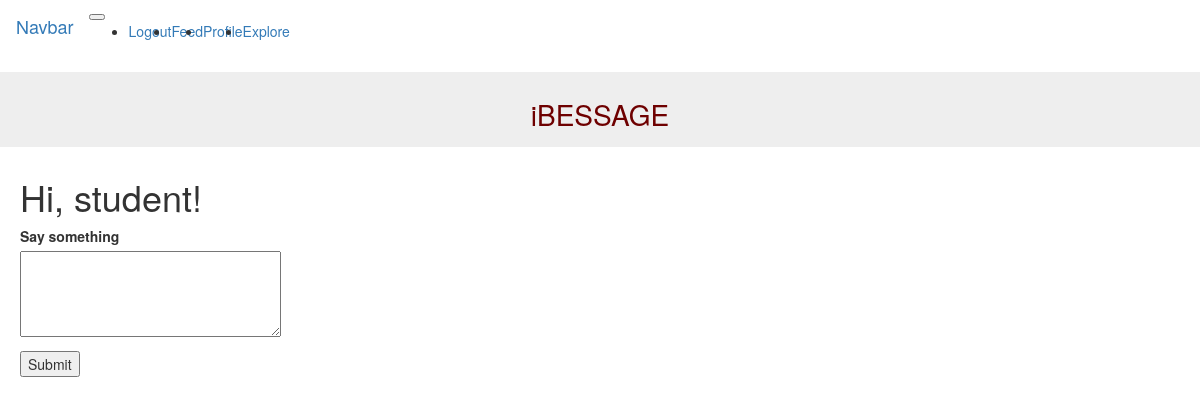
Before: /index (signed in) with the older database file.
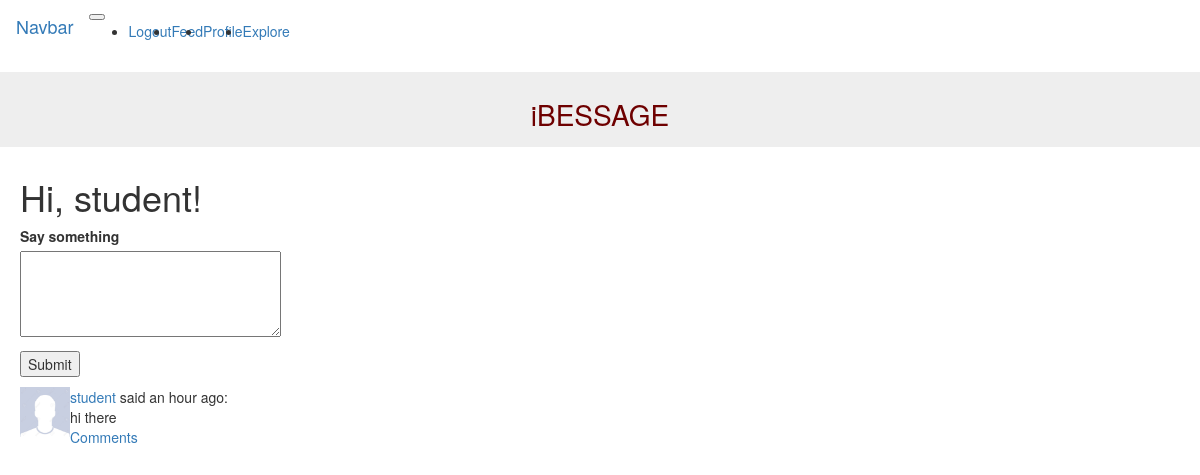
After: the same page with the newer database file.
### app/models.py (models this page shows, shortened)
class User(UserMixin, db.Model):
    id = db.Column(db.Integer, primary_key=True)
    username = db.Column(db.String(64), index=True, unique=True)
    email = db.Column(db.String(120), index=True, unique=True)
    password_hash = db.Column(db.String(128))
    posts = db.relationship('Post', backref='author', lazy='dynamic')
    about_me = db.Column(db.String(140))
    last_seen = db.Column(db.DateTime, default=datetime.utcnow)
    followed = db.relationship(
        'User', secondary=followers,
        primaryjoin=(followers.c.follower_id == id),
        secondaryjoin=(followers.c.followed_id == id),
        backref=db.backref('followers', lazy='dynamic'), lazy='dynamic')
    def followed_posts(self):
        followed = Post.query.join(
            followers, (followers.c.followed_id == Post.user_id)).filter(
                followers.c.follower_id == self.id)
        own = Post.query.filter_by(user_id=self.id)
        return followed.union(own).order_by(Post.timestamp.desc())

class Post(db.Model):
    id = db.Column(db.Integer, primary_key=True)
    body = db.Column(db.String(140))
    timestamp = db.Column(db.DateTime, index=True, default=datetime.utcnow)
    user_id = db.Column(db.Integer, db.ForeignKey('user.id'))

### app/routes.py (the view)
@app.route('/', methods=['GET', 'POST'])
@app.route('/index', methods=['GET', 'POST'])
@login_required
def index():
    form = PostForm()
    if form.validate_on_submit():
        post = Post(body=form.post.data, author=current_user)
        db.session.add(post)
        db.session.commit()
        flash('Your post is now live!')
        return redirect(url_for('index'))
    posts = current_user.followed_posts().all()
    return render_template('index.html', title='Home', form=form,
                           posts=posts)

### app/forms.py
class PostForm(FlaskForm):
    post = TextAreaField('Say something', validators=[
        DataRequired(), Length(min=1, max=140)])
    submit = SubmitField('Submit')

### app/models.py (called while the page is built)
@login.user_loader
def load_user(id):
    return User.query.get(int(id))

### app/templates/index.html (shortened to what this page needs)
{% extends "base.html" %}
{% import 'bootstrap/wtf.html' as wtf %}
{% block appcontent %}
  <h1>Hi, {{ current_user.username }}!</h1>
  {% if form %}
  <form action="" method="post">
      <p>
          {{ form.post.label }}<br>
          {{ form.post(cols=32, rows=4) }}<br>
      </p>
      <p>{{ form.submit() }}</p>
  </form>
  {% endif %}
  {% for post in posts %}
      {% include '_post.html' %}
  {% endfor %}
{% endblock %}

### app/templates/base.html (shortened to what this page needs)
{% extends 'bootstrap/base.html' %}
{% block styles %}
{{ super() }}
  <link rel="stylesheet" href="{{ url_for('static', filename='custom.css') }}" />
{% endblock %}
{% block navbar %}
<nav class="navbar navbar-expand-sm bg-dark navbar-dark">
  <a class="navbar-brand" href="#">Navbar</a>
  <button class="navbar-toggler" type="button" data-toggle="collapse" data-target="#collapsibleNavbar">
  </button>
  <div class="collapse navbar-collapse" id="collapsibleNavbar">
    <ul class="navbar-nav">
    {% if current_user.is_anonymous %}
      <li class="nav-item">
        <a class="nav-link" <a href="{{ url_for('login') }}">Login</a>
      </li>
      {% else %}
      <li class="nav-item">
        <a class="nav-link" href="{{ url_for('logout') }}">Logout</a>
      </li>
      <li class="nav-item">
        <a class="nav-link" href="{{ url_for('index') }}">Feed</a>
      </li>
      <li class="nav-item">
        <a class="nav-link" href="{{ url_for('profile') }}">Profile</a>
      </li>
      <li class="nav-item">
        <a href="{{ url_for('explore') }}">Explore</a>
      </li>
      {% endif %}
    </ul>
  </div>
</nav>
{% endblock %}
{% block content %}
  <div class="jumbotron text-center">
    <h1>iBESSAGE</h1>
  </div>
<div class="appcontent">
{% block appcontent %}{% endblock %}
{% endblock %}

### app/templates/_post.html
<table>
    <tr valign="top">
        <td><img src="/static/avatar.jpg" width="50" height="50"></td>
        <td>
          <a href="{{ url_for('user', username=post.author.username) }}">
              {{ post.author.username }}
          </a>
            said {{ moment(post.timestamp).fromNow() }}:
                <br>
                {{ post.body }}
                <br>
                <a href="{{ url_for('comments', post_id=post.id) }}"> Comments </a>
        </td>
    </tr>
</table>

### app/static/custom.css (style rules this page uses)
.appcontent { padding-left: 20px; }
nav { padding-left: 0px; }

Changed rows visible on the page:
added Post: author.username "student", timestamp "an hour ago", body "hi there"
